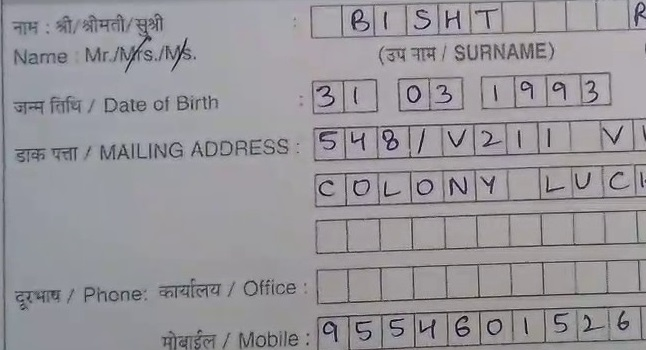
%> input picture testfig.jpg, 646 x 350 px
$ octave test2.m   (GNU Octave 9; MATLAB toolbox functions it lacks are replaced by stand-ins)
%> lines starting %> are read from the running program, lines starting %| are printed output that depends on the picture; in (x1, y1, x2, y2) boxes, pixels count from 0 and x2, y2 are one past the last pixel; in counts of white or black regions, pixels touching at a corner belong together; the program's own positions count from 1
%% Image segmentation and extraction
%% Read Image
imagen=imread('testfig.jpg');
%> imagen is the input picture: size 350x646x3 uint8; mean R, G, B 152.5, 150.1, 154.8
%% Show image
figure(1)
imshow(imagen);
title('INPUT IMAGE WITH NOISE')
%% Convert to gray scale
if size(imagen,3)==3 % RGB image
    imagen=rgb2gray(imagen);
%> imagen: size 350x646 uint8
end
%% Convert to binary image
threshold = graythresh(imagen);
%> threshold = 0.482
imagen =~im2bw(imagen,threshold);
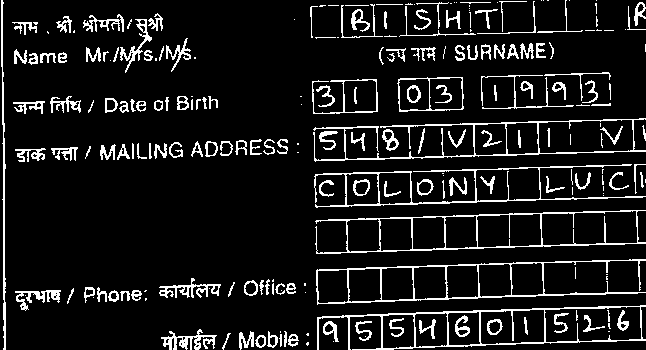
%> imagen: size 350x646 logical; 10.1% white in thin lines or dots
%% Remove all object containing fewer than 30 pixels
imagen = bwareaopen(imagen,30);
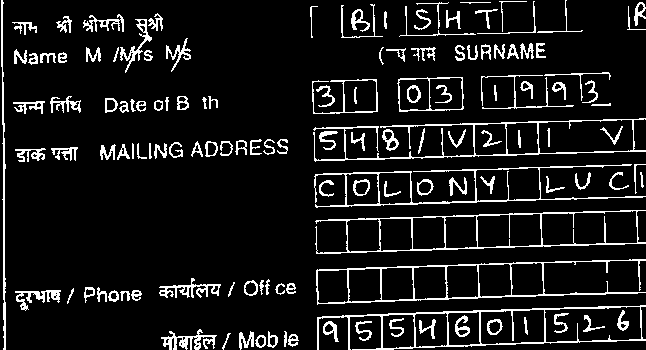
%> imagen: size 350x646 logical; 9.7% white in thin lines or dots
pause(1)
%% Show image binary image
figure(2)
imshow(~imagen);
title('INPUT IMAGE WITHOUT NOISE')
%% Label connected components
[L Ne]=bwlabel(imagen);
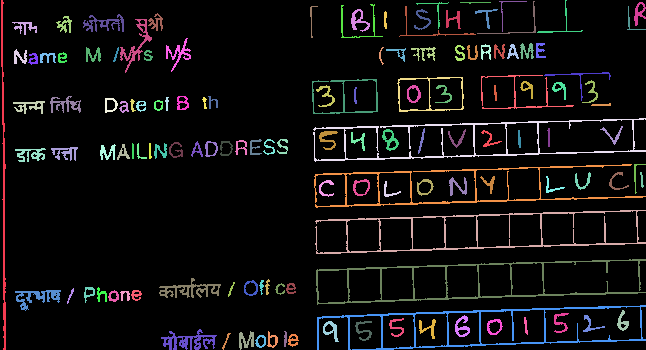
%> L: size 350x646 double; 136 distinct labels, from 0 to 135; one colour per label, 0 black
%> Ne = 135
%% Measure properties of image regions
propied=regionprops(L,'BoundingBox');
%> propied = 135 regions; largest, box (x1, y1, x2, y2): (316, 259, 646, 305), (317, 305, 646, 350), (313, 118, 646, 162), (314, 164, 646, 208), (315, 210, 646, 254)
hold on
%% Plot Bounding Box
for n=1:size(propied,1)
    rectangle('Position',propied(n).BoundingBox,'EdgeColor','g','LineWidth',2)
end
%> this loop made 135 passes
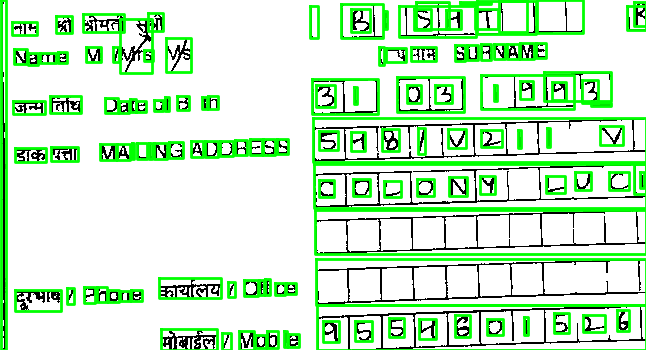
%> figure redrawn from the program's plot data; its title reads 'INPUT IMAGE WITHOUT NOISE'
hold off
pause (1)
%% Objects extraction
figure
for n=1:Ne
    [r,c] = find(L==n);
    n1=imagen(min(r):max(r),min(c):max(c));
    isolate{n}=n1;

    imshow(~n1);
    pause(0.5)
end
%> after the loop, isolate = 135 items
